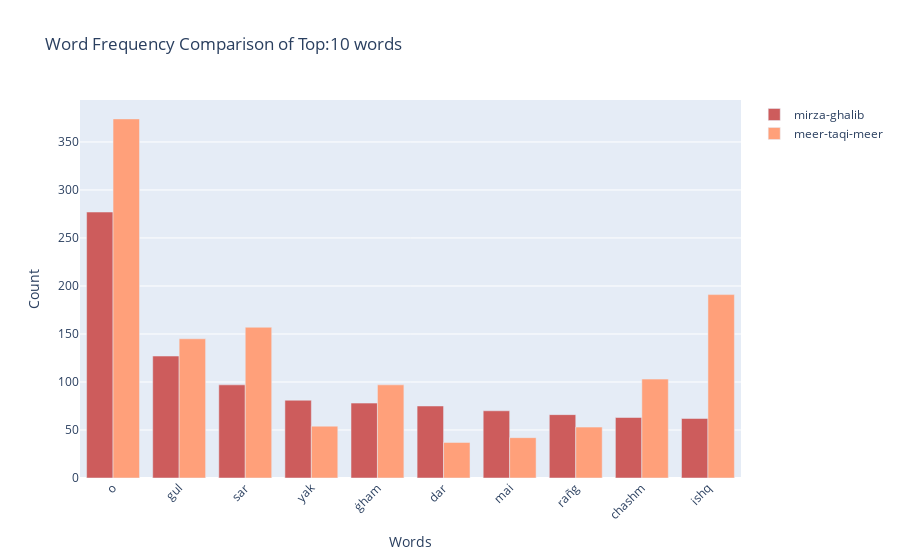

The notebook cell saved with this chart:
### Code cell
wordFrequencyComparisions(merged_words_df,10)

### Figure 1 — Plotly figure (JSON) as saved in the notebook; plotly's stock layout.template omitted (floating-point values rounded to 4 significant figures)
{"data": [{"marker": {"color": "indianred"}, "name": "mirza-ghalib", "type": "bar", "x": ["o", "gul", "sar", "yak", "ġham", "dar", "mai", "rañg", "chashm", "ishq"], "y": [277, 127, 97, 81, 78, 75, 70, 66, 63, 62]}, {"marker": {"color": "lightsalmon"}, "name": "meer-taqi-meer", "type": "bar", "x": ["o", "gul", "sar", "yak", "ġham", "dar", "mai", "rañg", "chashm", "ishq"], "y": [374, 145, 157, 54, 97, 37, 42, 53, 103, 191]}], "layout": {"barmode": "group", "title": {"text": "Word Frequency Comparison of Top:10 words"}, "xaxis": {"tickangle": -45, "title": {"text": "Words"}}, "yaxis": {"title": {"text": "Count"}}}}
